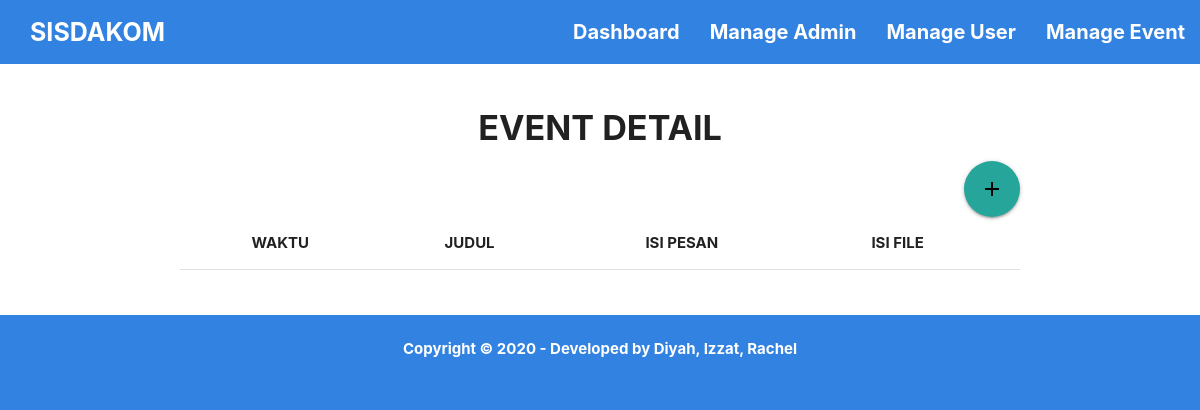
Page /templates/admin-event-detail.php?id_user=1&id_event=30 (signed in) on the earlier database version.
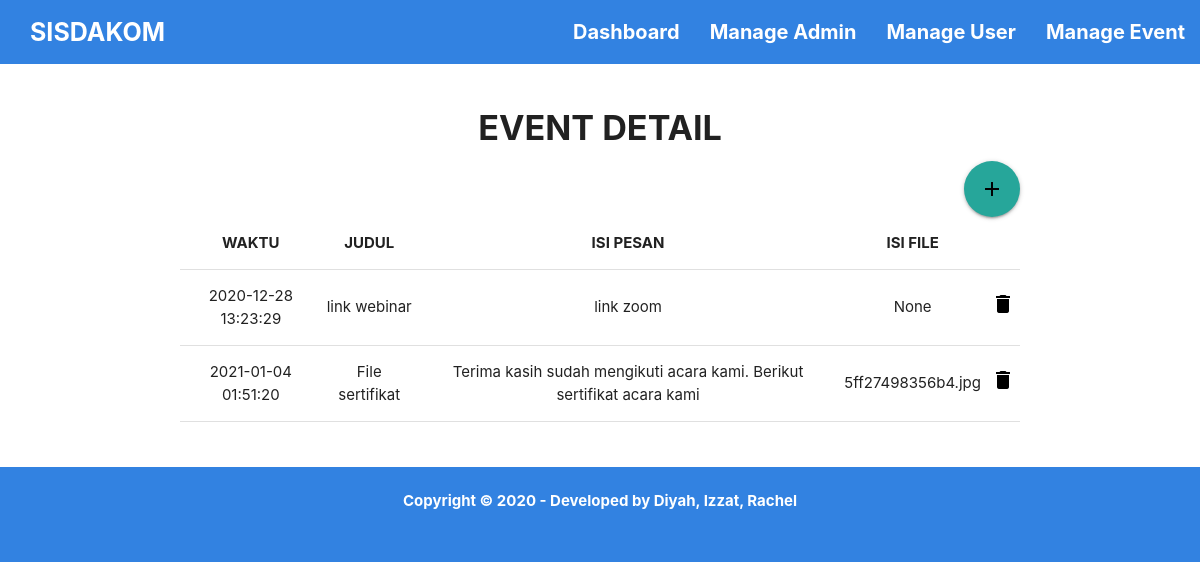
Same page on the later database version.
### tables this page shows
CREATE TABLE `event_detail` (
  `id_detail` int(11) NOT NULL,
  `id_user` int(11) NOT NULL,
  `id_admin` int(11) NOT NULL,
  `id_event` int(11) NOT NULL,
  `judul_pesan` varchar(255) NOT NULL,
  `isi_pesan` varchar(1000) NOT NULL,
  `file` varchar(255) NOT NULL,
  `timedate` timestamp NOT NULL DEFAULT current_timestamp() ON UPDATE current_timestamp()
);

### templates/functions2.php (called while the page is built, shortened)
<?php
$conn = mysqli_connect("localhost","root","","sisdakom");
function query($query) {
    global $conn;
    $result = mysqli_query($conn, $query);
    $rows = [];
    while( $row = mysqli_fetch_assoc($result) ){
        $rows[] = $row;
    }
    return $rows;
}
?>

### templates/admin-event-detail.php (the view, shortened to what this page needs)
<?php
require 'functions2.php';
$id_user = $_GET["id_user"];
$id_event = $_GET["id_event"];
$event = query("SELECT * FROM event_detail
            INNER JOIN user ON event_detail.id_user = user.id_user
            INNER JOIN event ON event_detail.id_event = event.id_event
            INNER JOIN admin ON event_detail.id_admin = admin.id_admin");
?>
<!DOCTYPE html>
<html lang="en">
<head>
    <link rel="stylesheet" href="../static/css/main.css">
    <link rel="stylesheet" href="../static/css//materialize.css">
</head>
<body class="blue">
    <nav class="blue">
        <div class="nav-wrapper">
            <a href="#" class="brand-logo white-text" style="font-size: 25px;"><b>SISDAKOM</b></a>
            <ul id="nav-mobile" class="right hide-on-med-and-down">
                <li><a href="admin-dashboard.php" class="white-text" style="font-size: 20px;"><b>Dashboard</b></a></li>
                <li><a href="admin-list.php" class="white-text" style="font-size: 20px;"><b>Manage Admin</b></a></li>
                <li><a href="admin-userlist.php" class="white-text" style="font-size: 20px;"><b>Manage User</b></a></li>
                <li><a href="admin-manage-event.php" class="white-text" style="font-size: 20px;"><b>Manage Event</b></a></li>
            </ul>
        </div>
    </nav>
    <main class="white">
        <br>
        <div class="container">
            <h4 class="center typo-1"><b>EVENT DETAIL</b></h4>
            <div>
                <a href="admin-add-event-detail.php?id_user=<?= $id_user ?>&id_event=<?= $id_event ?>" class="btn-floating btn-large waves-effect waves-light green accent-2 right"><i class="black-text material-icons">add</i></a>
            </div>
            <table class="centered responsive-table">
                <thead>
                    <tr>
                        <th>WAKTU</th>
                        <th>JUDUL</th>
                        <th>ISI PESAN</th>
                        <th>ISI FILE</th>
                        <th></th>
                    </tr>
                </thead>
                <tbody>
                    <?php foreach( $event as $row) : ?>
                        <?php if( $row["id_event"] == $id_event and $row["id_user"] == $id_user and $row["id_admin"] == $_SESSION["login"] ) { ?>
                    <tr>
                        <td><?= $row["timedate"]; ?></td>
                        <td><?= $row["judul_pesan"]; ?></td>
                        <td><?= $row["isi_pesan"]; ?></td>
                        <td><?= $row["file"]; ?></td>
                        <td><a href="admin-delete-event-detail.php?id_user=<?= $id_user ?>&id_event=<?= $id_event ?>&id=<?= $row["id_detail"]; ?>" onclick="
                            return confirm('Apakah Anda yakin?');" class="black-text"><b><i class="green-text accent-2-text material-icons">delete</i></b></a></td>
                    </tr>
                        <?php } ?>
                    <?php endforeach; ?>
                </tbody>
            </table>
        </div>
        <br>
        <br>
    </main>
    <footer class="blue">
        <br>
        <div class="center">
            <a class="white-text"><b>Copyright © 2020 - Developed by Diyah, Izzat, Rachel</b></a>
        </div>
        <br>
    </footer>
</body>
</html>

Differences in the rows shown:
added event_detail: timedate "2020-12-28 13:23:29", judul_pesan "link webinar", isi_pesan "link zoom", file "None"
added event_detail: timedate "2021-01-04 01:51:20", judul_pesan "File sertifikat", isi_pesan "Terima kasih sudah mengikuti acara kami. Berikut sertifikat acara kami", file "5ff27498356b4.jpg"
